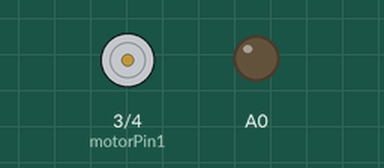
Recording of a sketch running on a simulated Arduino Uno, built with avr-gcc and run on an emulated ATmega328P. Parts: motor-driver pin pairs drawn as motors (green arrow = first pin HIGH = forward, orange = second pin HIGH = backward, longer = more drive), output pins drawn as LEDs (lit = HIGH).

Above: at 0.1 s.
At 4.1 s:
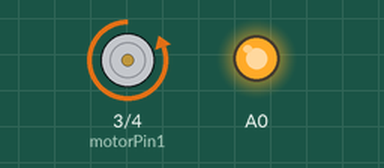
Timing chart, 0 to 5.6 s (numbered marks = the images above):
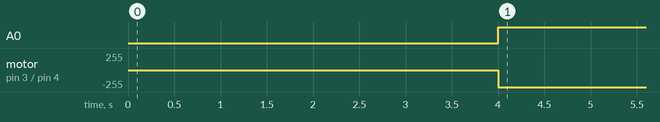

The sketch:

wheel_control.ino
```cpp
int motorPin1 = 3;
int motorPin2 = 4;

void setup() {
  Serial.begin(9600); //9600 bits per second
  pinMode(motorPin1, OUTPUT);
  pinMode(motorPin2, OUTPUT);

}

void moveforward(int speed){
  analogWrite(A0, speed);
  digitalWrite(motorPin1, HIGH);
  digitalWrite(motorPin2, LOW);

}
void movebackward(int speed){
  analogWrite(A0, speed);
  digitalWrite(motorPin1, LOW);
  digitalWrite(motorPin2, HIGH);
//  delay(2000);

//  analogWrite(A0, 130);
//  delay(2000);
}

void loop() {
  delay(4000);
  movebackward(175);
  delay(2000);
  movebackward(255);
}
```

Measured:
- by itself, A0: LOW → HIGH at 4.0 s
- by itself, motor on pin 3 (motorPin1) / pin 4 (motorPin2): stopped → backward 255/255 at 4.0 s
